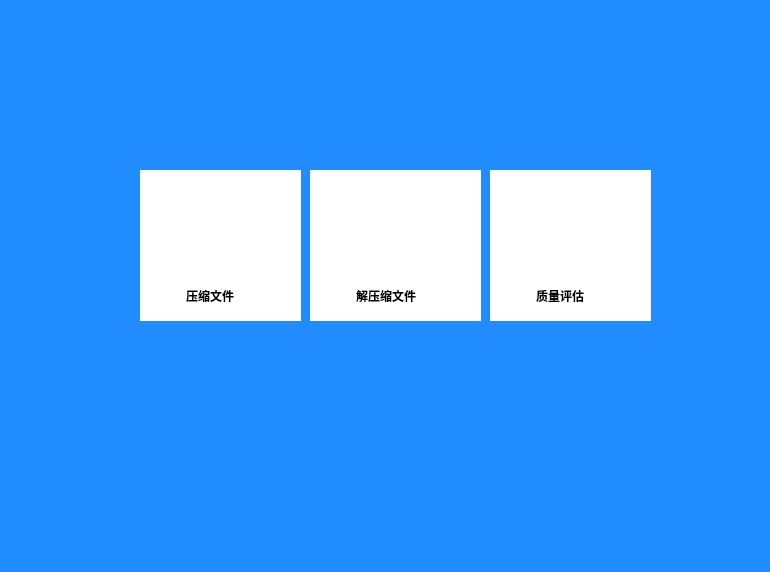
<?xml version="1.0" encoding="UTF-8"?>
<ui version="4.0">
 <class>MainWindow</class>
 <widget class="QMainWindow" name="MainWindow">
  <property name="geometry">
   <rect>
    <x>0</x>
    <y>0</y>
    <width>770</width>
    <height>572</height>
   </rect>
  </property>
  <property name="windowTitle">
   <string>主界面</string>
  </property>
  <property name="styleSheet">
   <string notr="true">background-color: rgb(32, 140, 255);</string>
  </property>
  <widget class="QWidget" name="centralwidget">
   <property name="styleSheet">
    <string notr="true"/>
   </property>
   <widget class="QPushButton" name="compress">
    <property name="geometry">
     <rect>
      <x>140</x>
      <y>170</y>
      <width>161</width>
      <height>151</height>
     </rect>
    </property>
    <property name="font">
     <font>
      <family>Adobe Devanagari</family>
      <pointsize>18</pointsize>
      <weight>75</weight>
      <bold>true</bold>
     </font>
    </property>
    <property name="styleSheet">
     <string notr="true">background-color: rgb(255, 255, 255);
border-radius:100px;

</string>
    </property>
    <property name="text">
     <string/>
    </property>
    <property name="icon">
     <iconset resource="picture.qrc">
      <normaloff>:/image/9.png</normaloff>:/image/9.png</iconset>
    </property>
    <property name="iconSize">
     <size>
      <width>200</width>
      <height>200</height>
     </size>
    </property>
   </widget>
   <widget class="QPushButton" name="discompress">
    <property name="geometry">
     <rect>
      <x>310</x>
      <y>170</y>
      <width>171</width>
      <height>151</height>
     </rect>
    </property>
    <property name="font">
     <font>
      <family>Adobe Devanagari</family>
      <pointsize>18</pointsize>
      <weight>75</weight>
      <bold>true</bold>
     </font>
    </property>
    <property name="styleSheet">
     <string notr="true">background-color: rgb(255, 255, 255);
border-radius:100px;
</string>
    </property>
    <property name="text">
     <string/>
    </property>
    <property name="icon">
     <iconset resource="picture.qrc">
      <normaloff>:/image/8.png</normaloff>:/image/8.png</iconset>
    </property>
    <property name="iconSize">
     <size>
      <width>200</width>
      <height>200</height>
     </size>
    </property>
   </widget>
   <widget class="QPushButton" name="evaluation">
    <property name="geometry">
     <rect>
      <x>490</x>
      <y>170</y>
      <width>161</width>
      <height>151</height>
     </rect>
    </property>
    <property name="font">
     <font>
      <family>Adobe Devanagari</family>
      <pointsize>18</pointsize>
      <weight>75</weight>
      <bold>true</bold>
     </font>
    </property>
    <property name="styleSheet">
     <string notr="true">background-color: rgb(255, 255, 255);
border-radius:100px;
</string>
    </property>
    <property name="text">
     <string/>
    </property>
    <property name="icon">
     <iconset resource="picture.qrc">
      <normaloff>:/image/7.png</normaloff>:/image/7.png</iconset>
    </property>
    <property name="iconSize">
     <size>
      <width>200</width>
      <height>200</height>
     </size>
    </property>
   </widget>
   <widget class="QLabel" name="label_10">
    <property name="geometry">
     <rect>
      <x>180</x>
      <y>280</y>
      <width>81</width>
      <height>31</height>
     </rect>
    </property>
    <property name="font">
     <font>
      <family>Adobe Devanagari</family>
      <weight>75</weight>
      <bold>true</bold>
     </font>
    </property>
    <property name="styleSheet">
     <string notr="true">color: rgb(0, 0, 0);
background-color: rgb(255,255,255);</string>
    </property>
    <property name="text">
     <string>  压缩文件</string>
    </property>
   </widget>
   <widget class="QLabel" name="label_8">
    <property name="geometry">
     <rect>
      <x>350</x>
      <y>280</y>
      <width>91</width>
      <height>31</height>
     </rect>
    </property>
    <property name="font">
     <font>
      <family>Adobe Devanagari</family>
      <weight>75</weight>
      <bold>true</bold>
     </font>
    </property>
    <property name="styleSheet">
     <string notr="true">color: rgb(0, 0, 0);
background-color: rgb(255,255,255);</string>
    </property>
    <property name="text">
     <string>  解压缩文件</string>
    </property>
   </widget>
   <widget class="QLabel" name="label_9">
    <property name="geometry">
     <rect>
      <x>530</x>
      <y>280</y>
      <width>81</width>
      <height>31</height>
     </rect>
    </property>
    <property name="font">
     <font>
      <family>Adobe Devanagari</family>
      <weight>75</weight>
      <bold>true</bold>
     </font>
    </property>
    <property name="styleSheet">
     <string notr="true">color: rgb(0, 0, 0);
background-color: rgb(255,255,255);</string>
    </property>
    <property name="text">
     <string>  质量评估</string>
    </property>
   </widget>
  </widget>
  <widget class="QMenuBar" name="menubar">
   <property name="geometry">
    <rect>
     <x>0</x>
     <y>0</y>
     <width>770</width>
     <height>26</height>
    </rect>
   </property>
  </widget>
  <widget class="QStatusBar" name="statusbar"/>
 </widget>
 <resources>
  <include location="picture.qrc"/>
  <include location="../../../Compress/DataCompress/dcmp/picture.qrc"/>
 </resources>
 <connections/>
 <slots>
  <slot>open_compressfile()</slot>
 </slots>
</ui>
